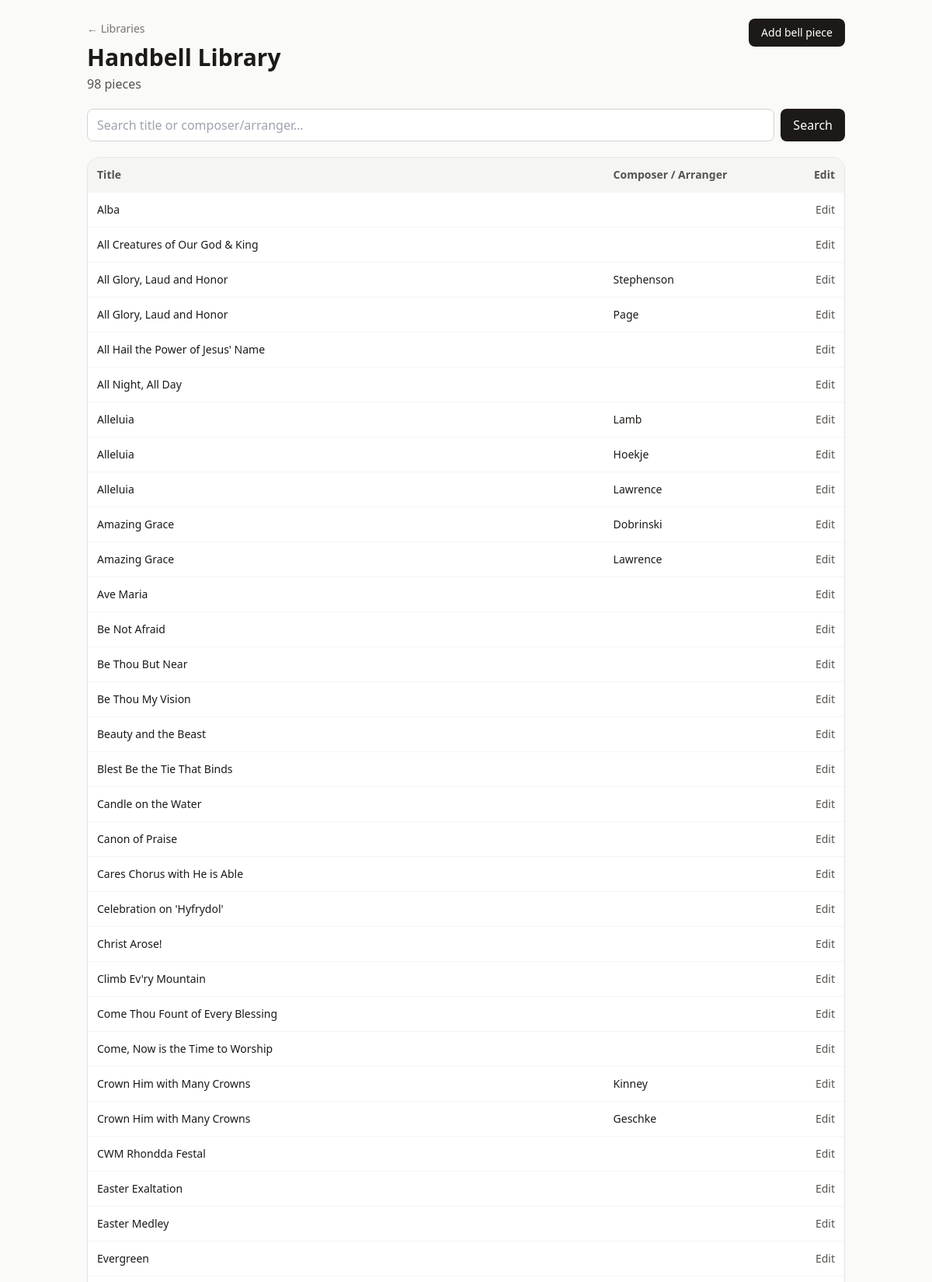
/libraries/bells (upper part), run on the app's committed database.
### tables this page shows
CREATE TABLE bell_library (
    id INTEGER PRIMARY KEY AUTOINCREMENT,
    title TEXT NOT NULL,
    composer_arranger TEXT,
    active INTEGER DEFAULT 1
);

### music_picker/routes.py (the view)
@bp.route('/libraries/bells')
def bell_library():
    q = request.args.get('q', '').strip()
    db = get_db()
    if q:
        like = f"%{q}%"
        rows = db.execute("""
            SELECT * FROM bell_library
            WHERE active=1 AND (
                title LIKE ?
                OR composer_arranger LIKE ?
            )
            ORDER BY title COLLATE NOCASE
        """, (like, like)).fetchall()
    else:
        rows = db.execute("""
            SELECT * FROM bell_library
            WHERE active=1
            ORDER BY title COLLATE NOCASE
        """).fetchall()
    return render_template('bell_library.html', rows=rows, q=q)

### music_picker/db.py (called while the page is built)
def get_db():
    if 'db' not in g:
        g.db = sqlite3.connect(current_app.config['DB_PATH'])
        g.db.row_factory = sqlite3.Row
    return g.db

### music_picker/templates/bell_library.html (shortened to what this page needs)
<!doctype html>
<html>
<head>
  <script src="https://cdn.tailwindcss.com"></script>
</head>
<body class="bg-stone-50 text-stone-900">
  <main class="max-w-5xl mx-auto p-6">
    <div class="mb-5 flex items-start justify-between gap-4">
      <div>
        <a href="{{ url_for('main.libraries') }}" class="text-sm text-stone-500 hover:text-stone-900">← Libraries</a>
        <h1 class="text-3xl font-semibold mt-2">Handbell Library</h1>
        <p class="text-stone-600 mt-1">{{ rows|length }} pieces{% if q %} matching “{{ q }}”{% endif %}</p>
      </div>
      <a href="{{ url_for('main.bell_library_new') }}" class="rounded-lg bg-stone-900 text-white px-4 py-2 text-sm">Add bell piece</a>
    </div>
    <form method="get" class="mb-5 flex gap-2">
      <input name="q" value="{{ q or '' }}" placeholder="Search title or composer/arranger…" class="flex-1 rounded-lg border border-stone-300 px-3 py-2">
      <button class="rounded-lg bg-stone-900 text-white px-4 py-2">Search</button>
    </form>
    <div class="bg-white border border-stone-200 rounded-2xl shadow-sm overflow-hidden">
      <table class="min-w-full text-sm">
        <thead class="bg-stone-100 text-stone-600">
          <tr>
            <th class="text-left p-3">Title</th>
            <th class="text-left p-3">Composer / Arranger</th>
            <th class="text-right p-3">Edit</th>
          </tr>
        </thead>
        <tbody>
          {% for r in rows %}
            <tr class="border-t border-stone-100">
              <td class="p-3 font-medium"><a class="hover:underline" href="{{ url_for('main.bell_library_detail', item_id=r.id) }}">{{ r.title }}</a></td>
              <td class="p-3">{{ r.composer_arranger }}</td>
              <td class="p-3 text-right">
                <a class="text-stone-600 hover:text-stone-950" href="{{ url_for('main.bell_library_edit', item_id=r.id) }}">Edit</a>
              </td>
            </tr>
          {% endfor %}
        </tbody>
      </table>
    </div>
  </main>
</body>
</html>

### data on the page
bell_library: title "Alba"
bell_library: title "All Creatures of Our God & King"
bell_library: title "All Glory, Laud and Honor", composer_arranger "Stephenson"
bell_library: title "All Glory, Laud and Honor", composer_arranger "Page"
bell_library: title "All Hail the Power of Jesus' Name"
bell_library: title "All Night, All Day"
bell_library: title "Alleluia", composer_arranger "Lamb"
bell_library: title "Alleluia", composer_arranger "Hoekje"
bell_library: title "Alleluia", composer_arranger "Lawrence"
bell_library: title "Amazing Grace", composer_arranger "Dobrinski"
bell_library: title "Amazing Grace", composer_arranger "Lawrence"
bell_library: title "Ave Maria"
bell_library: title "Be Not Afraid"
bell_library: title "Be Thou But Near"
bell_library: title "Be Thou My Vision"
bell_library: title "Beauty and the Beast"
bell_library: title "Blest Be the Tie That Binds"
bell_library: title "Candle on the Water"
bell_library: title "Canon of Praise"
bell_library: title "Cares Chorus with He is Able"
bell_library: title "Celebration on 'Hyfrydol'"
bell_library: title "Christ Arose!"
bell_library: title "Climb Ev'ry Mountain"
bell_library: title "Come Thou Fount of Every Blessing"
bell_library: title "Come, Now is the Time to Worship"
bell_library: title "Crown Him with Many Crowns", composer_arranger "Kinney"
bell_library: title "Crown Him with Many Crowns", composer_arranger "Geschke"
bell_library: title "CWM Rhondda Festal"
bell_library: title "Easter Exaltation"
bell_library: title "Easter Medley"
bell_library: title "Evergreen"

### other printed values
{{ rows|length }} "98"
